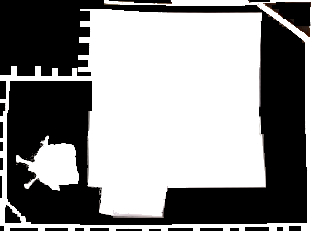
#> input picture Vision/0x.jpg, 321 x 231 px
$ python QA.py
#> lines starting #> are read from the running program, lines starting #| are printed output that depends on the picture; after the words box and inside, x2 and y2 are one past the last pixel; in counts of white or black regions, pixels touching at a corner belong together; long printed decimals are rounded
import cv2
import numpy as np


def main():
    img = cv2.imread("0x.jpg")
#> img is the input picture: shape (231, 321, 3); mean B, G, R 143.3, 143.4, 143.6
    img = cv2.cvtColor(img, cv2.COLOR_BGR2GRAY)
#> img: shape (231, 321)
    thresh1 = cv2.threshold(img, 133, 255, cv2.THRESH_BINARY_INV)[1]
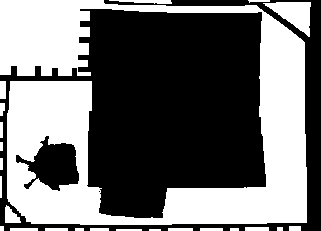
#> thresh1: shape (231, 321); 43.8% white; 24 white regions, largest, box (x1, y1, x2, y2) and area: (0, 0, 307, 225) 30251, (263, 2, 311, 37) 852, (5, 205, 21, 223) 181
    avr_SA = 0
    avr_OR = 0
    avr_UR = 0
    for i in range(0,101):
        image = cv2.imread("QA_Chair1/" + str(i) + ".jpg")
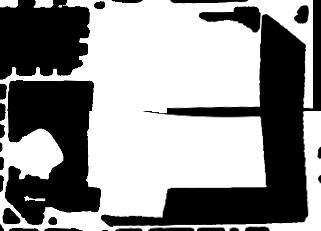
#> input picture Vision/QA_Chair1/0.jpg, 321 x 231 px
#> image is the input picture: shape (231, 321, 3); min 0, max 255, mean 144.7
        image = cv2.cvtColor(image, cv2.COLOR_BGR2GRAY)
#> image: shape (231, 321)
        thresh2 = cv2.threshold(image, 133, 255, cv2.THRESH_BINARY_INV)[1]
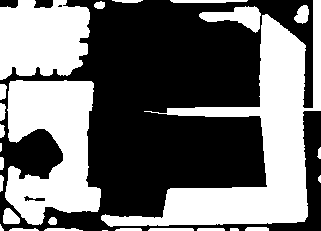
#> thresh2: shape (231, 321); 43.3% white; 27 white regions (4 under 20 px), largest, box (x1, y1, x2, y2) and area: (101, 0, 321, 227) 14447, (5, 80, 101, 225) 9095, (0, 0, 90, 80) 5934

        floor1 = cv2.countNonZero(thresh1) # expert
#> floor1 = 32498
        floor2 = cv2.countNonZero(thresh2) # test
#> floor2 = 32103


        # cv2.imshow("floor", thresh1)
        # cv2.waitKey(0)
        over = np.count_nonzero(thresh2[thresh1==0]) # not supposed to be ground
#> over = 4409
        total = thresh2[thresh1>0].sum()/255
#> total = 27694
        mis = np.count_nonzero(thresh1[thresh1 > 0])
#> mis = 32498
        result = mis - total
#> result = 4804
        UR = result/(floor1+over)
#> UR = 0.13
        # print("result" + str(result))
        OR = over / (over+floor1)
#> OR = 0.119
        SA = (1-np.abs(floor2- total)/total)
#> SA = 0.841
        avr_OR = OR + avr_OR
#> avr_OR = 0.119
        avr_SA = SA + avr_SA
#> avr_SA = 0.841
        avr_UR = SA + avr_UR
#> avr_UR = 0.841
        # print(over)
        # print(floor1)
        # print(floor2)
        print(SA)
#| 0.8408
        print(OR)
#| 0.1195
        print(UR)
#| 0.1302
        print("")
#> pass 2 of the loop in main, `for i in range(0,101):`:
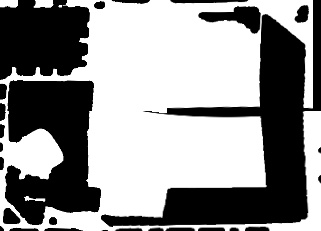
#> input picture Vision/QA_Chair1/1.jpg, 321 x 231 px
#> in main, image is the input picture: shape (231, 321, 3); min 0, max 255, mean 144.7
#> image: shape (231, 321)
#> in main, `thresh2 = cv2.threshold(image, 133, 255, cv2.THRESH_BINARY_INV)[1]`:
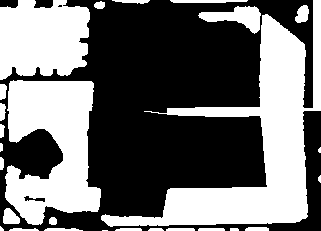
#> thresh2: shape (231, 321); 43.3% white; 27 white regions (4 under 20 px), largest, box (x1, y1, x2, y2) and area: (101, 0, 321, 227) 14433, (5, 80, 101, 225) 9114, (0, 0, 90, 80) 5968
#> floor2 = 32091
#> over = 4389
#> total = 27702
#> result = 4796
#> SA = 0.842
#> avr_OR = 0.238
#> avr_SA = 1.68
#| 0.8416
#| 0.119
#| 0.13
    print(avr_SA/ 101)
    print(avr_OR/ 101)
    print(avr_UR/ 101)


if __name__ == '__main__':
#> (the run stopped early here; a loop or call above may not have finished)
